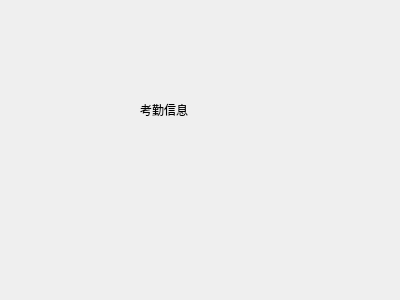
<?xml version="1.0" encoding="UTF-8"?>
<ui version="4.0">
 <class>Attendance_Info</class>
 <widget class="QWidget" name="Attendance_Info">
  <property name="geometry">
   <rect>
    <x>0</x>
    <y>0</y>
    <width>400</width>
    <height>300</height>
   </rect>
  </property>
  <property name="windowTitle">
   <string>Form</string>
  </property>
  <widget class="QLabel" name="label">
   <property name="geometry">
    <rect>
     <x>140</x>
     <y>100</y>
     <width>69</width>
     <height>19</height>
    </rect>
   </property>
   <property name="text">
    <string>考勤信息</string>
   </property>
  </widget>
 </widget>
 <resources/>
 <connections/>
</ui>
